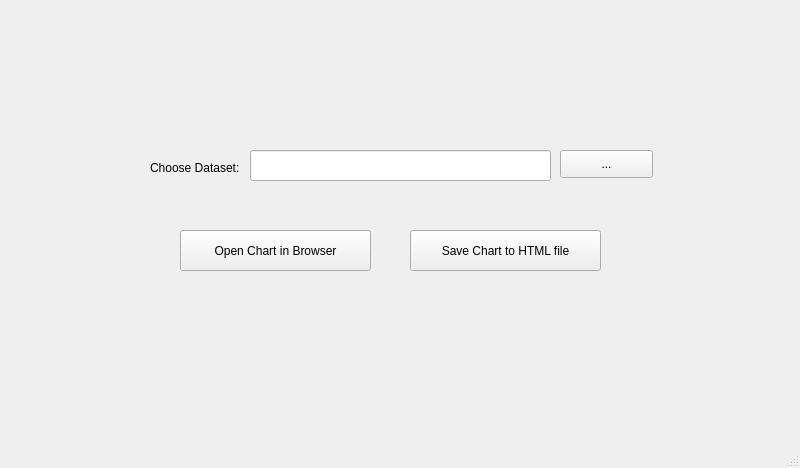
<?xml version="1.0" encoding="UTF-8"?>
<ui version="4.0">
 <class>MainWindow</class>
 <widget class="QMainWindow" name="MainWindow">
  <property name="geometry">
   <rect>
    <x>0</x>
    <y>0</y>
    <width>800</width>
    <height>468</height>
   </rect>
  </property>
  <property name="windowTitle">
   <string>Trần Thanh Thinh - K234111418</string>
  </property>
  <widget class="QWidget" name="centralwidget">
   <widget class="QLabel" name="label">
    <property name="geometry">
     <rect>
      <x>150</x>
      <y>160</y>
      <width>101</width>
      <height>16</height>
     </rect>
    </property>
    <property name="text">
     <string>Choose Dataset:</string>
    </property>
   </widget>
   <widget class="QLineEdit" name="lineEditDataset">
    <property name="geometry">
     <rect>
      <x>250</x>
      <y>150</y>
      <width>301</width>
      <height>31</height>
     </rect>
    </property>
   </widget>
   <widget class="QPushButton" name="pushButtonBrowser">
    <property name="geometry">
     <rect>
      <x>560</x>
      <y>150</y>
      <width>93</width>
      <height>28</height>
     </rect>
    </property>
    <property name="text">
     <string>...</string>
    </property>
   </widget>
   <widget class="QPushButton" name="pushButtonOpen">
    <property name="geometry">
     <rect>
      <x>180</x>
      <y>230</y>
      <width>191</width>
      <height>41</height>
     </rect>
    </property>
    <property name="text">
     <string>Open Chart in Browser</string>
    </property>
   </widget>
   <widget class="QPushButton" name="pushButtonSaveToHTML">
    <property name="geometry">
     <rect>
      <x>410</x>
      <y>230</y>
      <width>191</width>
      <height>41</height>
     </rect>
    </property>
    <property name="text">
     <string>Save Chart to HTML file</string>
    </property>
   </widget>
  </widget>
  <widget class="QMenuBar" name="menubar">
   <property name="geometry">
    <rect>
     <x>0</x>
     <y>0</y>
     <width>800</width>
     <height>26</height>
    </rect>
   </property>
  </widget>
  <widget class="QStatusBar" name="statusbar"/>
 </widget>
 <resources/>
 <connections/>
</ui>
